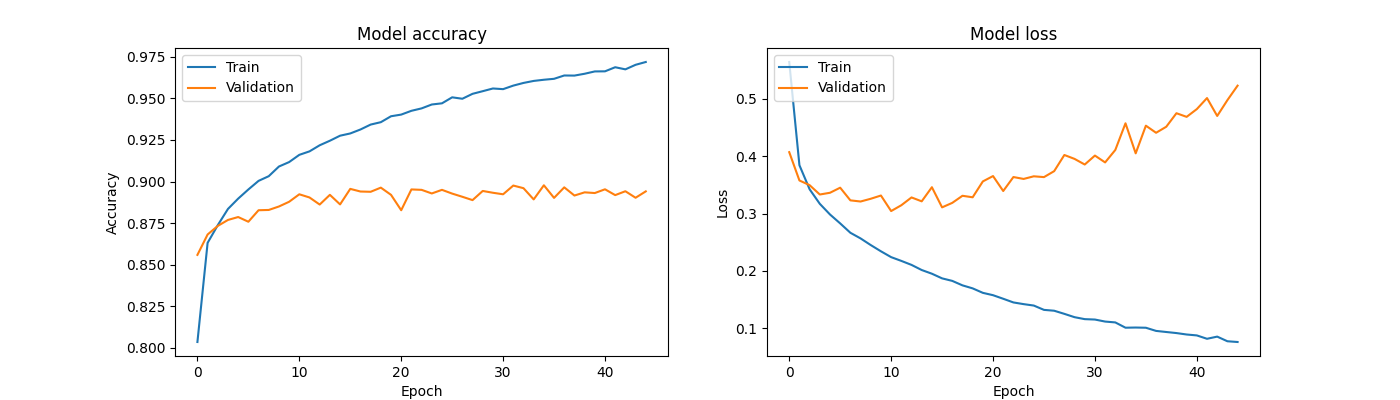

Write the Python code that produced this figure.
import numpy as np
import tensorflow as tf
import matplotlib.pyplot as plt
from sklearn.model_selection import train_test_split # Para dividir los datos en entrenamiento y prueba

# Cargamos el dataset de Fashion MNIST
fmnist = tf.keras.datasets.fashion_mnist

# Cargamos los datos de entrenamiento y prueba | Y separarlos en x_train, y_train, x_test, y_test
(x_train, y_train), (x_test, y_test) = fmnist.load_data()

# Clases de las etiquetas
class_name = ['T-shirt/top', 'Trouser', 'Pullover', 'Dress', 'Coat', 'Sandal', 'Shirt', 'Sneaker', 'Bag', 'Ankle boot']

# Paso4: Normalizamos los datos - En este caso, tenemos datos del 0 al 255, por lo que dividimos entre 255 para tener datos entre 0 y 1
x_train, x_test = x_train / 255, x_test / 255

print(f'x_train: {x_train.shape}')
print(f'x_test: {x_test.shape}')

#Dividir el conjunto de datos en entrenamiento y prueba
x_train, x_val, y_train, y_val = train_test_split(x_train,
                                                  y_train,
                                                  test_size=0.2,
                                                  random_state=42
                                                  )

# print("Finales")
# print(f'Datos de entrenamiento: {x_train.shape}')
# print(f'Datos de validación: {x_val.shape}')
# print(f'Datos de prueba: {x_test.shape}')
# 
# data_size = x_train.shape[0] + x_val.shape[0] + x_test.shape[0]
# #Actividad de hoy, que al lado diga el porcentaje de cada uno
# print("Porcentajes finales")
# print(f'Porcentaje de datos de entrenamiento: {np.round(x_train.shape[0]/data_size * 100, 2)} %')
# print(f'Porcentaje de datos de validación: {np.round(x_val.shape[0]/data_size * 100, 2)} %')
# print(f'Porcentaje de datos de prueba: {np.round(x_test.shape[0]/data_size * 100, 2)} %')

# Arquitectura del modelo de la red neuronal

model = tf.keras.models.Sequential([
    # Capa de entrada
    tf.keras.Input(shape=(28, 28)),  # Use Input layer
    tf.keras.layers.Flatten(name='Input_layer'),
    # Capa oculta
    tf.keras.layers.Dense(256, activation='relu', name='Hidden_layer'),

    # Capa oculta
    tf.keras.layers.Dense(128, activation='relu', name='Hidden_layer_1'),

    # Capa oculta
    tf.keras.layers.Dense(64, activation='relu', name='Hidden_layer_2'),

    # Capa oculta
    tf.keras.layers.Dense(32, activation='relu', name='Hidden_layer_3'),

    # Capa de salida
    tf.keras.layers.Dense(10, activation='softmax', name='Output_layer')
])

# Usamos Adam con una tasa de aprendizaje menor para mejorar los resultados
optimizer = tf.keras.optimizers.Adam(learning_rate=0.0005)

#Compilar el modelo
model.compile(optimizer=optimizer,
              loss='sparse_categorical_crossentropy',
              metrics=['accuracy'])

#Entrenar el modelo
model_history = model.fit(x_train,
                          y_train,
                          epochs=45, # 45 epochs
                          batch_size=64,
                          validation_data=(x_val, y_val)
                          )

#Evaluar el modelo
test_loss, test_acc = model.evaluate(x_test, y_test)

print('Test accuracy:', test_acc)
print('Test loss:', test_loss)

# Plot the training history
plt.figure(figsize=(14, 4))

plt.subplot(1, 2, 1)
plt.plot(model_history.history['accuracy'])
plt.plot(model_history.history['val_accuracy'])
plt.title('Model accuracy')
plt.ylabel('Accuracy')
plt.xlabel('Epoch')
plt.legend(['Train', 'Validation'], loc='upper left')

plt.subplot(1, 2, 2)
plt.plot(model_history.history['loss'])
plt.plot(model_history.history['val_loss'])
plt.title('Model loss')
plt.ylabel('Loss')
plt.xlabel('Epoch')
plt.legend(['Train', 'Validation'], loc='upper left')

plt.show()
